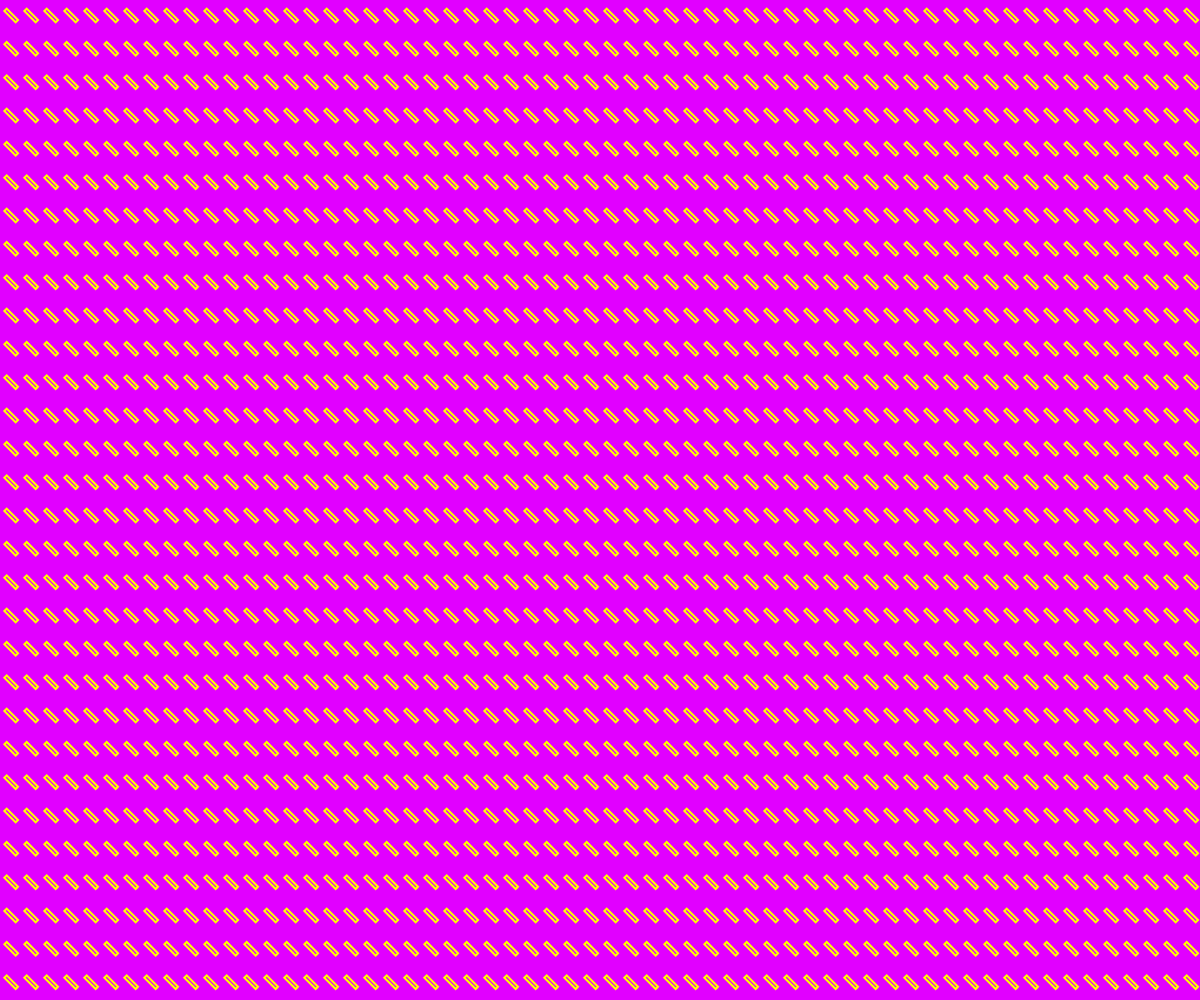
Frame 1 (no input)
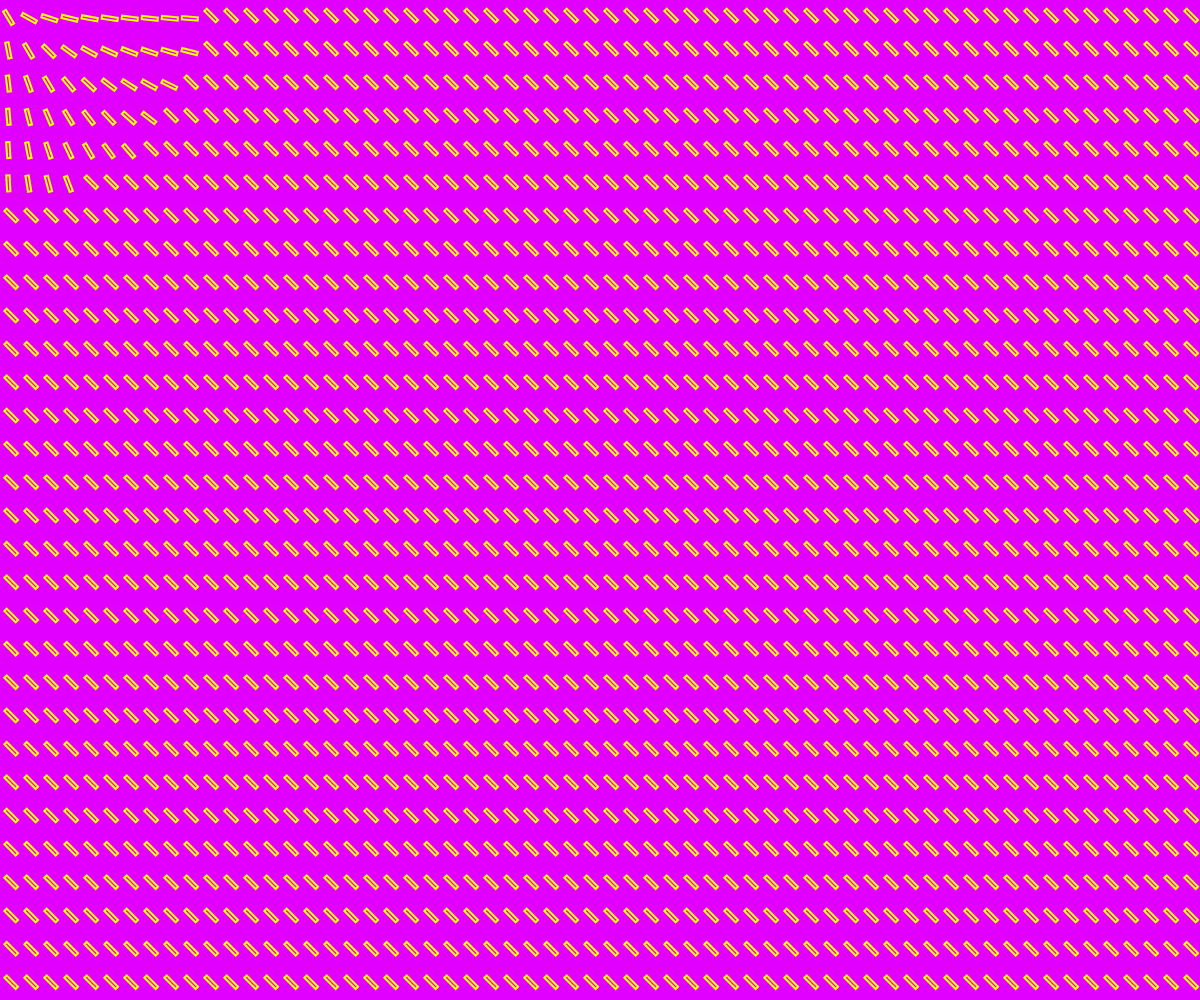
Frame 60 (no input)
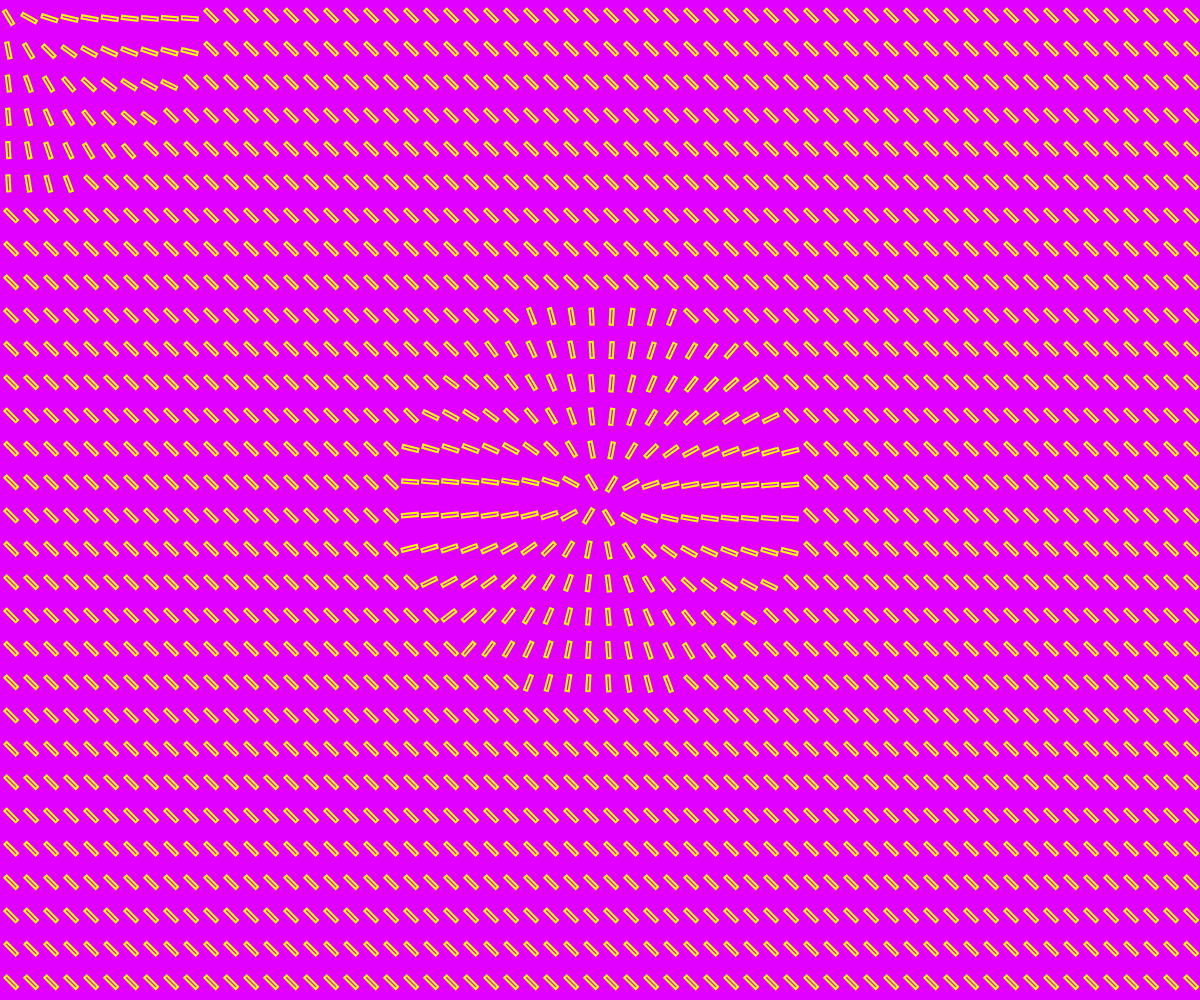
Frame 120 (the mouse pressed at the canvas centre since frame 60)

The p5.js sketch that drew these frames (run headless with seeded random() and noise() and a simulated clock; from frame 60 on, the mouse is pressed at the canvas centre):

// p5.js sketch
// ── sketch.js
let gridX = 60;
let gridY = 30;
let radius = 200;
let startDelay = 5;
let frame = 0;
let cellWidth;
let cellHeight;
let field;

function setup() {
    createCanvas(windowWidth,windowHeight);
    cellWidth = width/gridX;
    cellHeight = height/gridY;
    field = [];
    for (let i = 0; i < gridX; i++) {
        field[i] = [];
        for (let j = 0; j < gridY; j++) {
            field[i][j] = radians(45);
        }
    }

}

function draw() {
    background(225,0,255);
    noFill();
    stroke(255,255,0);
    strokeWeight(2);
    for (let i = 0; i < gridX; i++) {
        for (let j = 0; j < gridY; j++) {
            push();
            let pos = createVector(i*cellWidth,j*cellHeight);
            let ref = rotationReference();
            let abs = createVector(pos.x + ref.x, pos.y + ref.y);
            if (abs.dist(createVector(mouseX,mouseY)) < radius && frame > startDelay) {
                let angle = atan2(mouseY - (abs.y), mouseX - (abs.x));
                field[i][j] = angle;
            }
            translate(abs.x,abs.y);
            rotate(field[i][j]);
            translate(-ref.x,-ref.y);
            drawShape();
            pop();
        }    
    }   
    frame++;
}

function rotationReference() {
    return createVector(cellWidth/2, cellHeight/2); // sets the rotation reference point
}

function drawShape() {
    //line(cellWidth*0.1,cellHeight/2,cellWidth*0.9,cellHeight/2);
    rect(cellWidth*0.1,cellHeight*.4,cellWidth*.8,cellHeight*.1); 
}
